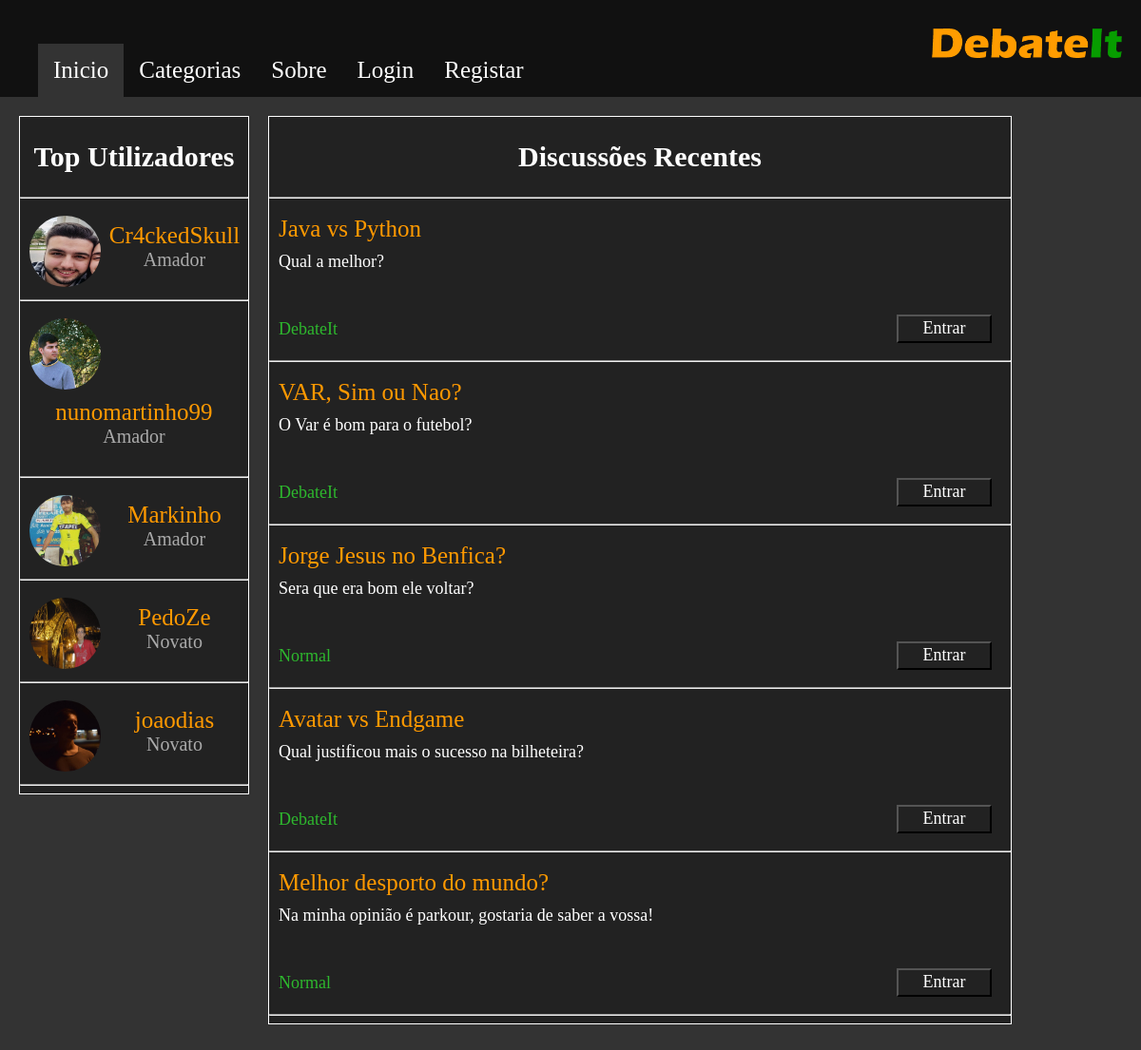
The page / on the database its author committed.
### forum/models.py (models this page shows, shortened)
class ForumUser(models.Model):
    user = models.OneToOneField(User, on_delete=models.CASCADE)
    pic = models.ImageField(null=True, blank=True)
    age = models.CharField(max_length=100)
    respect = models.ForeignKey(ForumRespect, on_delete=models.CASCADE, null=True, default=None)

class ForumRespect(models.Model):
    title = models.CharField(max_length=100)
    key = models.IntegerField()

class Discussion(models.Model):
    title = models.CharField(max_length=100)
    descr = models.TextField(default="")
    owner = models.ForeignKey(User, on_delete=models.CASCADE)
    category = models.ForeignKey(Category, on_delete=models.CASCADE)
    mode = models.ForeignKey(DebateMode, on_delete=models.CASCADE)
    options = models.ManyToManyField(DebateOption)
    team1 = models.ManyToManyField(User, related_name='team1', default=None)
    team2 = models.ManyToManyField(User, related_name='team2', default=None)

class DebateMode(models.Model):
    title = models.CharField(max_length=100)
    key = models.IntegerField()

### forum/views.py (the view)
# urls.py: url(r'^$', views.index, name='forum_home'),
def index(request):
    recent_discs = creation_manager.get_last_discussions(Discussion.objects.all().order_by('-id'), constants.MAX_DISCS)
    top_users = creation_manager.get_top_users(User.objects.all(), constants.MAX_USERS)
    context = {
        'recent_discs': recent_discs,
        'top_users': top_users,
        'active': 'home'
    }
    return render(request, "forum/MainPage.html", context)

### forum/utils/creation_manager.py (called while the page is built)
def get_last_discussions(discussion_list, max_discussions):
    res = []
    i = 0
    for x in discussion_list:
        if i == max_discussions:
            break
        res.append(x)
        i += 1
    return res

def get_top_users(users_list, max_users):
    aux = {}
    res = []
    for x in users_list:
        aux[x] = x.like_set.count()
    i = 0
    for key, value in sorted(aux.items(), key=operator.itemgetter(1), reverse=True):
        if i == max_users:
            break
        res.append(key)
    return res

### forum/templates/forum/MainPage.html (shortened to what this page needs)
{% extends "forum/Base.html" %}
{% block content %}
    <section class="main_container">
        <div class="main_top">
            <h2> Top Utilizadores </h2>
            <hr>
            {% for us in top_users %}
                <a href="{% url 'profile_page_ext' us.id %}">
                    <picture>
                        <img src="{{ us.forumuser.pic }}" alt="pic.jpg" width="70">
                    </picture>
                </a>
                <div class="main_user_info">
                    <p class="main_username"> {{ us.username }}</p>
                    <p class="main_respect"> {{ us.forumuser.respect.title }}</p>
                </div>
                <hr>
            {% endfor %}
        </div>
        <div class="main_discs">
            <h2> Discussões Recentes </h2>
            <hr>
            {% for disc in recent_discs %}
                <div class="main_discs_row">
                    <p class="main_disc_title"> {{ disc.title }}</p>
                    <p class="main_disc_descr"> {{ disc.descr }}</p>
                    <p class="main_disc_mode"> {{ disc.mode.title }}</p>
                    <a href="{% url 'forum_discussion' disc.id %}">
                        <button class="main_disc_button"> Entrar</button>
                    </a>
                </div>
                <hr>
            {% endfor %}
        </div>
    </section>
{% endblock content %}

### forum/static/forum/style.css (style rules this page uses)
body { color: white; margin: 0; font-family: "Bookman Old Style"; }
.main_container { overflow: hidden; padding-bottom: 100px; margin: auto; }
.main_top { background-color: #222; margin: 20px 0 0 20px; width: 20%; float: left; border: 1px solid white; }
.main_top h2 { text-align: center; font-size: 30px; }
.main_top picture img { float: left; margin: 10px 0 10px 10px; width: 75px; height: 75px; position: relative; overflow: hidden; border-radius: 50%; }
.main_user_info { text-align: center; }
.main_username { font-size: 25px; color: #ff9900; margin-bottom: 0; }
.main_respect { margin-top: 0; font-size: 20px; padding-bottom: 10px; color: #aaa; }
.main_discs { background-color: #222; width: 65%; border: 1px solid white; margin: 20px auto 0 20px; float: left; }
.main_discs_row { overflow: hidden; }
.main_discs h2 { text-align: center; font-size: 30px; }
.main_disc_title { font-size: 25px; margin: 10px 0 10px 10px; color: #ff9900; }
.main_disc_descr { font-size: 18px; margin: 0 10px 10px 10px; }
.main_disc_mode { font-size: 18px; color: #2eb82e; margin: 40px 0 10px 10px; float: left; }
.main_disc_button { width: 100px; height: 30px; font-size: 18px; margin: 35px 20px 10px 0; color: white; background-color: transparent; font-family: "Bookman Old Style"; float: right; }

### rows shown on the page
Discussion: title "Java vs Python", descr "Qual a melhor?", mode "DebateIt"
Discussion: title "VAR, Sim ou Nao?", descr "O Var é bom para o futebol?", mode "DebateIt"
Discussion: title "Jorge Jesus no Benfica?", descr "Sera que era bom ele voltar?", mode "Normal"
Discussion: title "Avatar vs Endgame", descr "Qual justificou mais o sucesso na bilheteira?", mode "DebateIt"
Discussion: title "Melhor desporto do mundo?", descr "Na minha opinião é parkour, gostaria de saber a vossa!", mode "Normal"

### other values the page prints
{{ us.username }} "Cr4ckedSkull"
{{ us.forumuser.respect.title }} "Amador"
{{ us.username }} "nunomartinho99"
{{ us.username }} "Markinho"
{{ us.username }} "PedoZe"
{{ us.forumuser.respect.title }} "Novato"
{{ us.username }} "joaodias"
